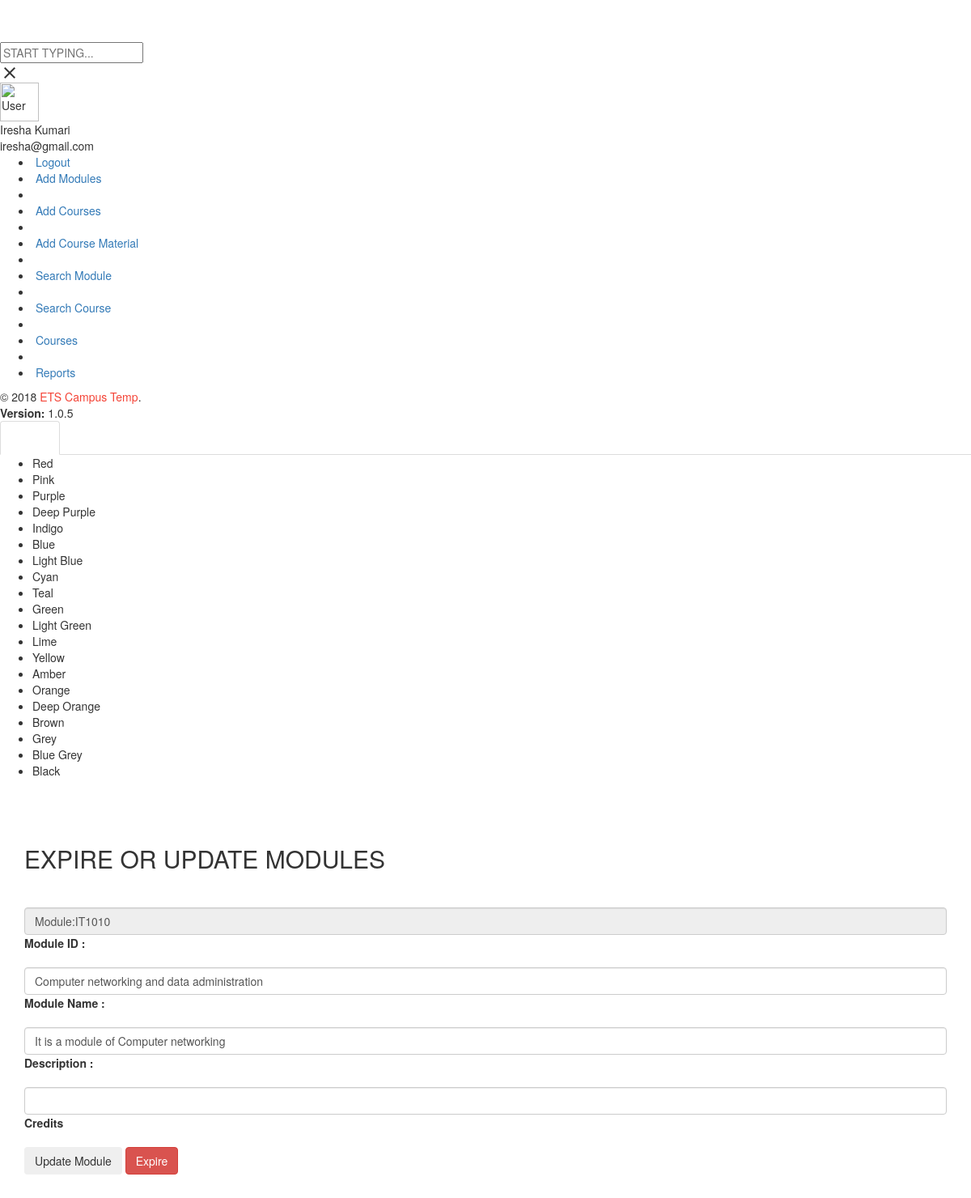
/course_management_system/updateExpireModule.php, run on the app's committed database.
### tables this page shows
CREATE TABLE `module` (
  `moduleID` varchar(10) NOT NULL,
  `mName` varchar(100) NOT NULL,
  `description` varchar(500) NOT NULL,
  `updatedDate` timestamp NOT NULL DEFAULT CURRENT_TIMESTAMP ON UPDATE CURRENT_TIMESTAMP
);

### course_management_system/updateExpireModule.php (the view, shortened to what this page needs)
	<?php include 'static/dbconnection.php';?>
<?php
	$moduleID='';
	$mName='';
	$description='';
	$credits='';
	$flag=0-1;
	if(isset($_GET["moduleID"]) )
	{
		$moduleID=$_GET["moduleID"];
	}
	else
		{
		$moduleID='IT1010';
			}
		$query2=mysqli_query($conn,"select * from module where moduleID='".$moduleID."' " );
		while($row2=mysqli_fetch_array($query2))
		{
			$moduleID=$row2['moduleID'];
			$mName=$row2['mName'];
			$description=$row2['description'];
			$credits=$row2['credits'];
		}
	?>
<div class="alert alert-<?php if($flag==0){echo 'danger';}else if($flag==1){ echo 'success';} ?> alert-dismissible" data-auto-dismiss="5000" role="alert">
                            </div>
<!DOCTYPE html>
<html>
	<?php include 'static/head.php';?>
	<head>
    <link href="plugins/bootstrap/css/bootstrap.css" rel="stylesheet">
    <link href="plugins/node-waves/waves.css" rel="stylesheet" />
    <link href="plugins/animate-css/animate.css" rel="stylesheet" />
    <link href="plugins/bootstrap-material-datetimepicker/css/bootstrap-material-datetimepicker.css" rel="stylesheet" />
    <link href="plugins/waitme/waitMe.css" rel="stylesheet" />
    <link href="plugins/bootstrap-select/css/bootstrap-select.css" rel="stylesheet" />
    <link href="css/style.css" rel="stylesheet">
    <link href="css/themes/all-themes.css" rel="stylesheet" />
	</head>
<body class="theme-red">
    <?php include 'static/searchbar.php';?>
    <section>
        <aside id="leftsidebar" class="sidebar">
			<?php include 'static/userinfo.php';?>
			<?php include 'static/menu.php';?>
            <?php include 'static/footer.php';?>
        </aside>
        <?php include 'static/rightsidebar.php';?>
    </section>
    <section class="content">
        <div class="container-fluid">
        <div class="container-fluid">
            <div class="block-header">
                            <div class="alert alert-<?php if($flag==0){echo 'danger';}else if($flag==1){ echo 'success';} ?> alert-dismissible" data-auto-dismiss="5000" role="alert">
                            </div>
            </div>
        <div class="row clearfix">
            <div class="col-lg-12 col-md-12 col-sm-12 col-xs-12">
                <div class="card">
                        <div class="header">
                            <h2>
                                EXPIRE OR UPDATE MODULES
                            </h2>
                        </div>
                    <div class="body">
						<form method="POST" id="form_validation" action="updateExpireModule.php" >
						<div class="row clearfix">
								<div class="col-sm-12">
                                    <div class="form-group form-float">
                                        <div class="form-line">
                                            <input type="text" value= "Module:<?php echo $moduleID; ?>" class="form-control"  disabled/>
											<label class="form-label">Module ID :</label>
                                        </div>
                                    </div>
                                </div>
							    <div class="col-sm-12">
                                   <div class="form-group form-float">
                                        <div class="form-line">
                                            <input type="text"  name="mName" class="form-control"  value="<?php  echo $mName;  ?>" />
											<label class="form-label">Module Name :</label>
                                        </div>
                                    </div>
                                </div>
								<div class="col-sm-12">
                                    <div class="form-group form-float">
                                        <div class="form-line">
                                            <input type="text"  name="description" class="form-control"  value="<?php  echo $description;  ?>"  />
											<label class="form-label">Description :</label>
                                        </div>
                                    </div>
                                </div>
								<div class="col-sm-12">
                                    <div class="form-group form-float">
                                        <div class="form-line">
                                            <input type="text"  name="credits" class="form-control" pattern="[0-4]" value="<?php  echo $credits;  ?>" />
											<label class="form-label">Credits</label>
                                        </div>
                                    </div>
                                </div>
								<div class="col-sm-3">
								<div class="form-group">
									<button class="btn btn-alert" input type="submit" name="updateModule" value="updateModule" id="updateModule">Update Module</button>
                                    <button class="btn btn-danger waves-effect" data-type="cancel" name="expireModule" id="expireModule" value="expireModule">Expire</button></td>
								</div>
								</div>
						 </form>
                    </div>
                    </div>
                </div>
            </div>
		</div>
        </div>
    </section>
</body>
</html>

### data on the page
module: moduleID "Module:IT1010", mName "Computer networking and data administration", description "It is a module of Computer networking"

### other printed values
$settingsArr['Owner'] "ETS Campus Temp"
